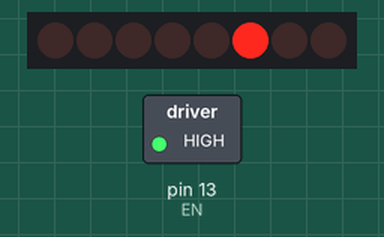
Recording of a sketch running on a simulated Arduino Uno, built with avr-gcc and run on an emulated ATmega328P. On the bench: 8 shift-register outputs drawn as a row of LEDs (first output left, lit = HIGH), switched loads named in the sketch (green lamp = pin HIGH). Wiring (inferred from the names in the program): shift register (74HC595): data pin 12; shift clock pin 16; latch pin 14. Wiring (inferred from the signals the program sends): row of LEDs: on Q0, Q1, Q2, Q3, Q4, Q5, Q6, Q7. Dashed ring = blinking. Pins used as bus, display or sensor lines are not drawn.

Above: at 0.4 s.
At 1.9 s:
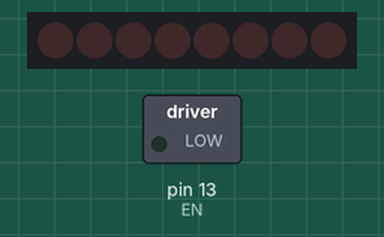
Timing chart, 0 to 3.2 s (numbered marks = the images above):
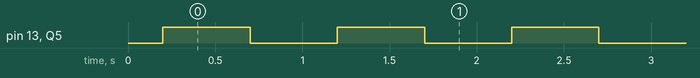

Measured:
- by itself, pin 13 (EN), Q5: alternates HIGH for 0.50 s and LOW for 0.50 s

The sketch:

sketch_jun16a.ino
```cpp
#define SH_CP 16
#define ST_CP 14
#define DS    12
#define EN    13

#define latchPin ST_CP
#define clockPin SH_CP
#define dataPin DS

#define drinkingWaterMotorRelay B01000000
#define drinkingWaterMotorPin   1
#define otherWaterMotorRelay    B00100000
#define otherWaterMotorPin      2
#define light                   B00010000
#define lightPin                3

int data = B00000000;

void setup() {
  pinMode(EN, OUTPUT);
  digitalWrite(EN, LOW);      //donot read the noise - 74hc595
  pinMode(SH_CP, OUTPUT);
  pinMode(ST_CP, OUTPUT);
  pinMode(DS, OUTPUT);
  delay(200);
  digitalWrite(EN, HIGH);
  digitalWrite(latchPin, LOW);
  shiftOut(dataPin, clockPin, MSBFIRST, data);
  digitalWrite(latchPin, HIGH);
  pinMode(LED_BUILTIN, OUTPUT);
}

void loop() {
  data |= otherWaterMotorRelay;
  digitalWrite(LED_BUILTIN, 1);
  digitalWrite(latchPin, LOW);
  shiftOut(dataPin, clockPin, MSBFIRST, data);
  digitalWrite(latchPin, HIGH);
  delay(500);
  data &= ~(otherWaterMotorRelay);
  digitalWrite(LED_BUILTIN, 0);
  digitalWrite(latchPin, LOW);
  shiftOut(dataPin, clockPin, MSBFIRST, data);
  digitalWrite(latchPin, HIGH);
  delay(500);
}
```
